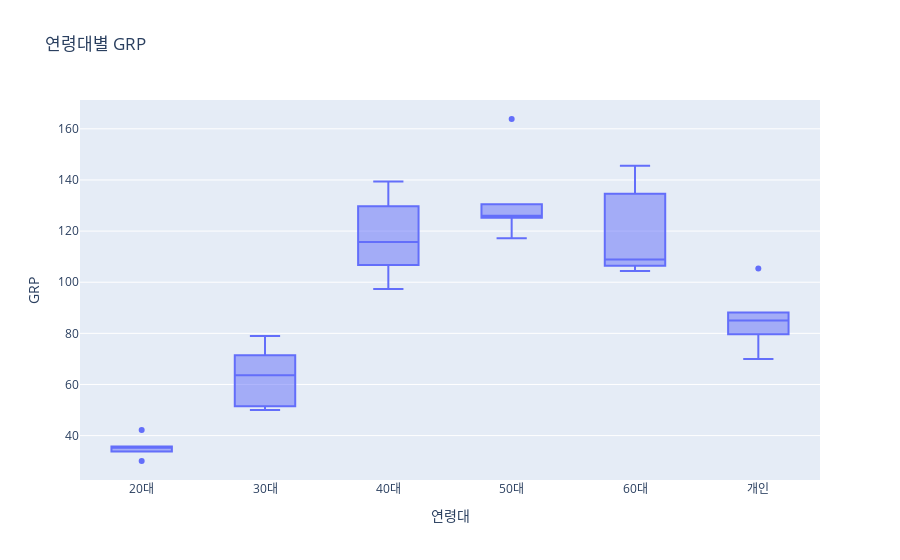

Notebook cell for this chart:
### Code cell
# 연령대별 GRP 분포
px.box(data_frame=age_df, x='연령대', y='GRP', title="연령대별 GRP")

### Figure 1 — Plotly figure (JSON) as saved in the notebook; plotly's stock layout.template omitted (floating-point values rounded to 4 significant figures)
{"data": [{"alignmentgroup": "True", "hovertemplate": "연령대=%{x}<br>GRP=%{y}<extra></extra>", "legendgroup": "", "marker": {"color": "#636efa"}, "name": "", "notched": false, "offsetgroup": "", "orientation": "v", "showlegend": false, "type": "box", "x": ["20대", "20대", "20대", "20대", "20대", "20대", "30대", "30대", "30대", "30대", "30대", "30대", "40대", "40대", "40대", "40대", "40대", "40대", "50대", "50대", "50대", "50대", "50대", "50대", "60대", "60대", "60대", "60대", "60대", "60대", "개인", "개인", "개인", "개인", "개인", "개인"], "x0": " ", "xaxis": "x", "y": [34.85, 35.77, 35.58, 30.07, 42.19, 33.74, 51.44, 71.3, 78.95, 55.86, 71.44, 49.99, 97.31, 121.9, 129.7, 109.7, 139.4, 106.7, 117.2, 125.2, 126.6, 125.5, 163.8, 130.5, 107.7, 106.5, 104.4, 110.0, 145.5, 134.6, 69.94, 84.12, 88.13, 79.62, 105.4, 85.84], "y0": " ", "yaxis": "y"}], "layout": {"boxmode": "group", "legend": {"tracegroupgap": 0}, "title": {"text": "연령대별 GRP"}, "xaxis": {"anchor": "y", "domain": [0, 1], "title": {"text": "연령대"}}, "yaxis": {"anchor": "x", "domain": [0, 1], "title": {"text": "GRP"}}}}
